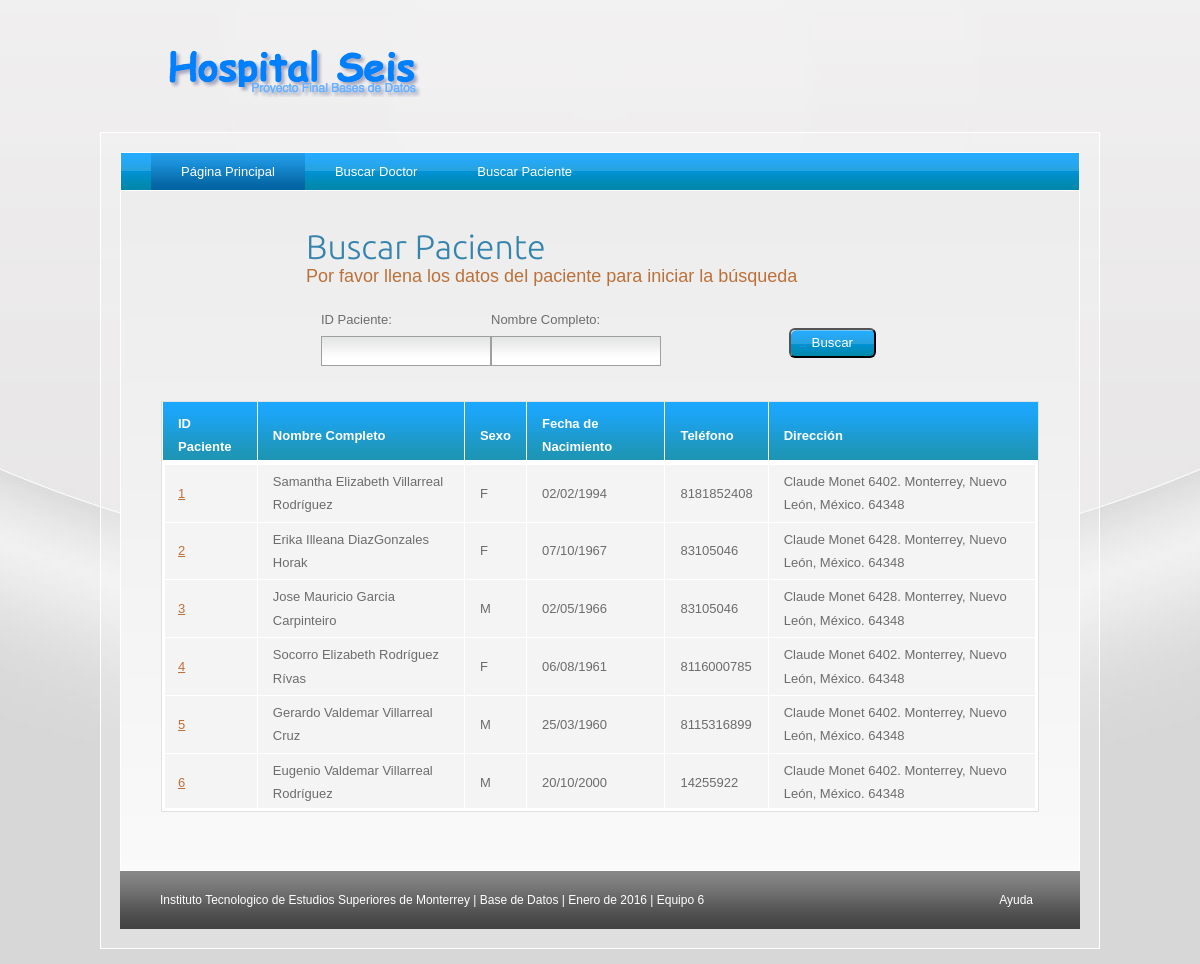
Page /ProyectoHospital/buscarpaciente.php on the committed database.
### tables this page shows
CREATE TABLE Paciente(
	IDPac INT NOT NULL AUTO_INCREMENT,
 	IDPer INT,
	PRIMARY KEY (IDPac),
	FOREIGN KEY (IDPer) REFERENCES Persona(IDPer)
);

CREATE TABLE Persona (
	IDPer INT NOT NULL AUTO_INCREMENT,
 	Sexo CHAR(5),
 	DoB DATE,
 	Nombre CHAR(30),
 	ApellidoP CHAR(20),
 	ApellidoM CHAR(20),
 	Telefono CHAR(20),
 	Calle CHAR(30),
 	NumeroCalle CHAR(10),
 	CP CHAR(10),
 	Ciudad CHAR(15),
 	Estado CHAR(20),
 	Pais CHAR(20),
	PRIMARY KEY (IDPer)
);

### ProyectoHospital/buscarpaciente.php (the view, shortened to what this page needs)
<?php
include_once('conexionBD.php');
$resultado_busquedaSP = mysqli_query($conexion, "CALL getPacientes") or die("ERROR EN EL QUERY: " . mysqli_error());
?>
<!DOCTYPE html>
<html xmlns="http://www.w3.org/1999/xhtml" dir="ltr" lang="en-US">
<head>
<link href="css/style.css" rel="stylesheet" type="text/css" />
<link rel="stylesheet" type="text/css" href="css/superfish.css" media="screen">
<link rel="stylesheet" type="text/css" href="css/style_nivo.css" media="screen">
</head>
<body>
<div id="container">
<?php include_once("header.php"); ?>
<div id="contentContainer">
			   <?php include_once("navbar.php"); ?>
				<div id="content">
						<div id="middlePart">
								<div id="middleTwoColumn">
										<div class="h1title">
												<h1>Buscar Paciente</h1>
												<span>Por favor llena los datos del paciente para iniciar la búsqueda</span>
										</div>
										<div id="contact-form">
												<form method="post">
                                               			 <p class="input-block last">
																<label>
																		ID Paciente:
																</label>
																<input type="text" name="ID Paciente">
														</p>
														<p class="input-block first">
																<label>
																		Nombre Completo:
																</label>
																<input type="text" name="Nombre Completo">
														</p>
														<div class="fr mt20">
                                                       <input class="button buttonBlue ml10" type="submit" name="btn_buscar_resultado_busqueda" value="Buscar">
														</div>
												</form>
										</div>
								</div>
                                <div id="middleFullWidth">
                                	<table class="tableBlue">
												<thead>
														<tr>
																<th>ID Paciente</th>
																<th>Nombre Completo</th>
																<th>Sexo</th>
																<th>Fecha de Nacimiento</th>
                                                                <th>Teléfono</th>
																<th>Dirección</th>
														</tr>
												</thead>
												<tbody>
                                                <?php
													  if (isset($resultado_busquedaSP)) {
															while ($row =  mysqli_fetch_array($resultado_busquedaSP)) {
															echo
        													"
															<tr>
																<td><a href=\"opciones_paciente.php?IDPac=".$row['IDPac']."\">".$row['IDPac'] ."</a></td>
																<td>".$row['Nombre Completo'] ."</td>
																<td>".$row['Sexo'] ."</td>
                                                                <td>".$row['Fecha de Nacimiento'] ."</td>
																<td>".$row['Telefono'] ."</td>
																<td>".$row['Direccion'] ."</td>
														    </tr>";
															}
													  }
	                                             ?>
												</tbody>
										</table>
                                </div>
						</div>
				</div>
				<?php include_once("footer.php"); ?>
		</div>
</div>
</body>
</html>

### ProyectoHospital/css/style.css (style rules this page uses)
* { padding: 0; margin: 0; line-height: 1.8em; outline: none; }
body { height:auto; width:auto; font-family:'Arial', Sans-Serif; font-size: 13px; color:#6c6c6c; background: #d7d7d7 url(../images/bg_body.jpg) no-repeat center 0; }
p { font-size: 13px; margin-bottom: 18px; }
a { text-decoration:underline; color:#bb713a; }
.fr { float:right; }
h1 { font-family:'UbuntuLight', Arial; font-size:34px; color:#3584ae; font-weight: normal; }
.h1title { margin-bottom: 15px; }
.h1title span { color: #bb713a; font-size: 18px; }
.h1title h1 { font-family:'UbuntuLight', Arial; font-size:34px; color:#3584ae; line-height: 0.8em; padding-top: 12px; }
a.button, input.button { color: #FFF; display: inline-block; height: 30px; padding-right: 21px; text-decoration: none; cursor: pointer; font-family: normal 13px/13px Arial, Helvetica; }
input.button { padding-left: 21px; border-radius:6px; }
a.buttonBlue, input.buttonBlue { background: url("../images/buttons_sprite.png") no-repeat scroll right top transparent; }
a.buttonBlue span, input.buttonBlue { background: url("../images/buttons_sprite.png") no-repeat scroll 0 0 transparent; }
table { border: 1px solid #E1E1E1; -moz-box-shadow: 0 0 0 1px white inset; -webkit-box-shadow: 0 0 0 1px white inset; box-shadow: 0 0 0 3px white inset; margin-bottom: 18px; border-spacing: 0; width: 100%; background-color: #F4F4F4; }
th, td { padding: 5px 15px; text-align: left; border-left: 1px solid #FFF; }
td { border-top: 1px solid #FFF; }
th { padding-top: 10px; }
.tableBlue thead { background: url("../images/bg_theadBlue.png") repeat-x scroll 0 0 #FFFFFF; color: #FFF; }
#container { width: 1000px; margin: 0 auto; }
#contentContainer { width: 960px; border: 1px solid #FFF; background: url("../images/spacer.png") repeat scroll 0 0 transparent; margin: 0 auto 15px; padding: 19px; }
#content { border: 1px solid #FFF; background: url("../images/bg_content.jpg") repeat-x scroll 0 0 #FFF; padding: 0 0 40px 40px; }
#middlePart { margin-top: 30px; }
#middleTwoColumn { width: 570px; padding-right: 20px; float: left; }
#middleFullWidth { padding-right: 40px; }
input[type=text] { background: url("../images/bg_input.jpg") repeat-x scroll 0 0 #FFF; border: 1px solid #9f9f9f; padding: 5px; color: #6C6C6C; margin-top: 5px; font-family: 'Arial', Sans-Serif; font-size: 13px; color:#6c6c6c; width: 188px; height: 18px; line-height: 18px; }
#contact-form p.input-block { float: left; margin: 0 15px 15px; width: 170px; }
#contact-form label { display: block; }
#contact-form p.first { margin-left: 0 }
#contact-form p.last { margin-right: 0 }
#contact-form input[type=text] { width: 158px; }
.ml10 { margin-left: 10px; }
.mt20 { margin-top: 20px; }

### rows in the picture
paciente: IDPac "1", Nombre "Samantha Elizabeth Villarreal Rodríguez", IDPer.Sexo "F", Fecha "02/02/1994", IDPer.Telefono "8181852408", Direccion "Claude Monet 6402. Monterrey, Nuevo León, México. 64348"
paciente: IDPac "2", Nombre "Erika Illeana DiazGonzales Horak", IDPer.Sexo "F", Fecha "07/10/1967", IDPer.Telefono "83105046", Direccion "Claude Monet 6428. Monterrey, Nuevo León, México. 64348"
paciente: IDPac "3", Nombre "Jose Mauricio Garcia Carpinteiro", IDPer.Sexo "M", Fecha "02/05/1966", IDPer.Telefono "83105046", Direccion "Claude Monet 6428. Monterrey, Nuevo León, México. 64348"
paciente: IDPac "4", Nombre "Socorro Elizabeth Rodríguez Rívas", IDPer.Sexo "F", Fecha "06/08/1961", IDPer.Telefono "8116000785", Direccion "Claude Monet 6402. Monterrey, Nuevo León, México. 64348"
paciente: IDPac "5", Nombre "Gerardo Valdemar Villarreal Cruz", IDPer.Sexo "M", Fecha "25/03/1960", IDPer.Telefono "8115316899", Direccion "Claude Monet 6402. Monterrey, Nuevo León, México. 64348"
paciente: IDPac "6", Nombre "Eugenio Valdemar Villarreal Rodríguez", IDPer.Sexo "M", Fecha "20/10/2000", IDPer.Telefono "14255922", Direccion "Claude Monet 6402. Monterrey, Nuevo León, México. 64348"
